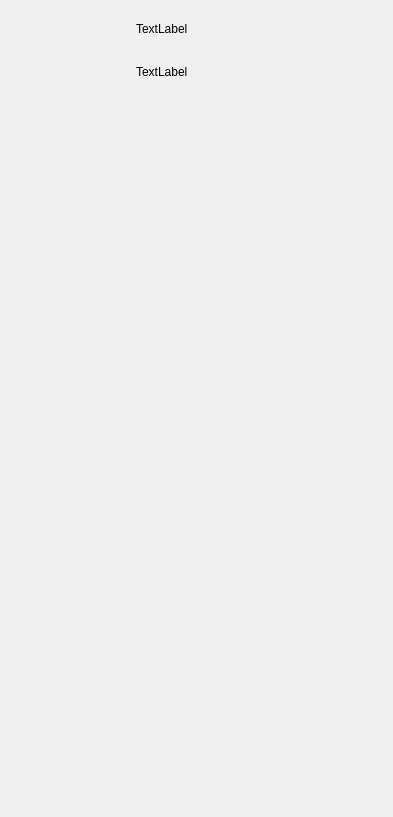
<?xml version="1.0" encoding="UTF-8"?>
<ui version="4.0">
 <class>InspectorView</class>
 <widget class="QWidget" name="InspectorView">
  <property name="geometry">
   <rect>
    <x>0</x>
    <y>0</y>
    <width>393</width>
    <height>817</height>
   </rect>
  </property>
  <property name="windowTitle">
   <string>Form</string>
  </property>
  <widget class="QWidget" name="horizontalLayoutWidget">
   <property name="geometry">
    <rect>
     <x>10</x>
     <y>10</y>
     <width>371</width>
     <height>80</height>
    </rect>
   </property>
   <layout class="QHBoxLayout" name="horizontalLayout">
    <item>
     <widget class="QLabel" name="iconImage">
      <property name="text">
       <string/>
      </property>
     </widget>
    </item>
    <item>
     <layout class="QVBoxLayout" name="verticalLayout">
      <item>
       <layout class="QHBoxLayout" name="horizontalLayout_2">
        <item>
         <widget class="QLabel" name="label_2">
          <property name="text">
           <string>TextLabel</string>
          </property>
         </widget>
        </item>
        <item>
         <widget class="QLabel" name="iconEdit">
          <property name="text">
           <string/>
          </property>
         </widget>
        </item>
       </layout>
      </item>
      <item>
       <widget class="QLabel" name="label_3">
        <property name="text">
         <string>TextLabel</string>
        </property>
       </widget>
      </item>
     </layout>
    </item>
    <item>
     <widget class="QLabel" name="iconHeart">
      <property name="text">
       <string/>
      </property>
     </widget>
    </item>
   </layout>
  </widget>
 </widget>
 <resources/>
 <connections/>
</ui>
